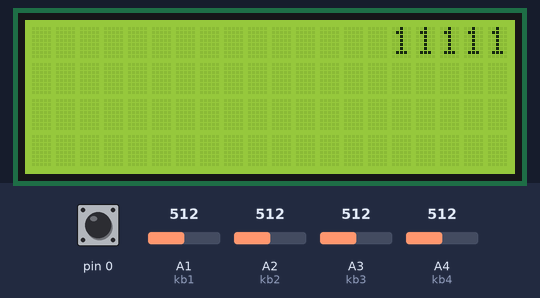
Recording of a sketch running on a simulated Arduino Uno, built with avr-gcc and run on an emulated ATmega328P. Parts: 20×4 character LCD. The inputs (shaded band) are chosen by the test bench; at power-on: A1 (kb1) = 512, pin 0 HIGH, A2 (kb2) = 512, A3 (kb3) = 512, A4 (kb4) = 512.

Above: at 5.3 s.
5.4 s: A1 (kb1) set to 716
At 5.66 s:
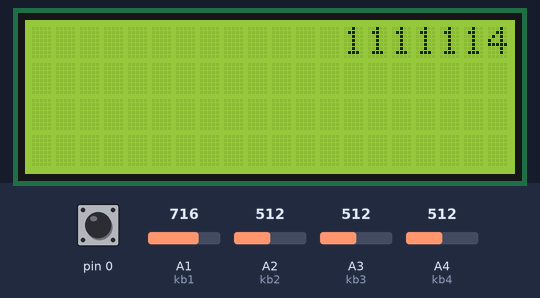
7.0 s: pin 0 pulled LOW for 3.2 s
At 7.7 s:
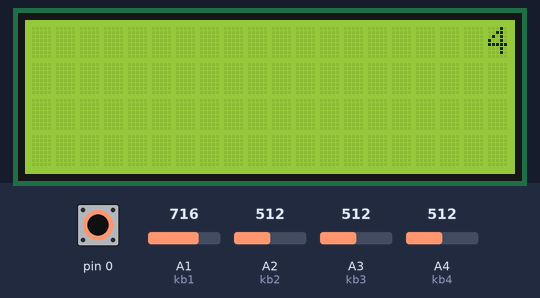
11.7 s: A1 (kb1) set to 970
At 12.04 s:
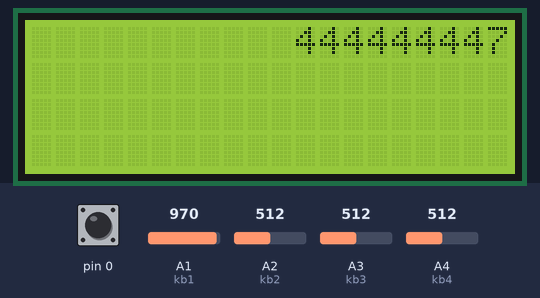
13.4 s: pin 0 pulled LOW for 0.3 s
At 13.88 s:
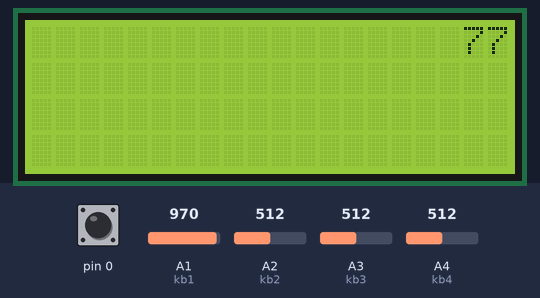
15.2 s: A1 (kb1) set to 950
At 15.47 s:
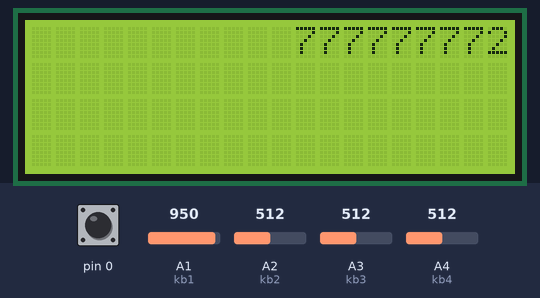
16.8 s: A2 (kb2) set to 716
At 17.11 s:
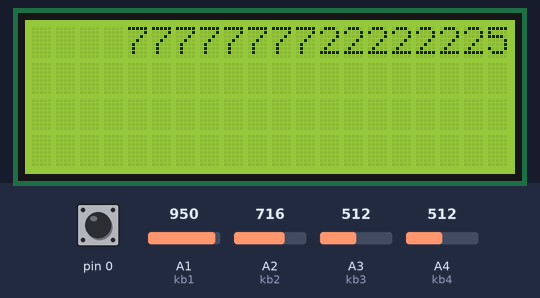
Timing chart, 0 to 19.4 s (numbered marks = the images above; inputs shaded):
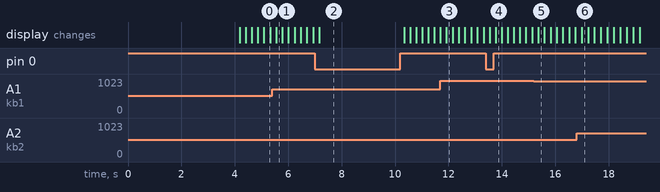

The sketch:

kalkulator.ino
```cpp
#include <Wire.h>
#include <LiquidCrystal_I2C.h>
#define BACKLIGHT_PIN 3


LiquidCrystal_I2C	lcd(0x27,2,1,0,4,5,6,7);

int kb1 = A1;
int kb2 = A2;
int kb3 = A3;
int kb4 = A4;
char *key;
boolean stan = false;
boolean final = false;
boolean start = true;
String num1, num2;
long wynik;
char *op;
int i;

byte newChar1[8] = {
  B11111,
  B11111,
  B11111,
  B11111,
  B11111,
  B11111,
  B11111,
  B11111
};

int v1, v2, v3, v4;

void setup() {

  pinMode(0, INPUT_PULLUP);
  lcd.begin (20,4);
  lcd.createChar(1, newChar1);
  lcd.setBacklightPin(BACKLIGHT_PIN,POSITIVE);
  lcd.setBacklight(HIGH);
  lcd.home ();
  lcd.setCursor(0,0);
  lcd.write(1);
  lcd.setCursor(1,0);
  lcd.print("Kalkulator Arduino");
  lcd.setCursor(19,0);
  lcd.write(1);
  for (i = 0;i<4; i++){
  lcd.setCursor(i,1);
  lcd.write(1);
  };
  lcd.setCursor(3,1);
  lcd.print("Zrobione przez");
  for (i = 17;i<20; i++){
  lcd.setCursor(i,1);
  lcd.write(1);
  };
  for (i = 0;i<20; i++){
  lcd.setCursor(i,2);
  lcd.write(1);
  };
  for (i = 0;i<5; i++){
  lcd.setCursor(i,3);
  lcd.write(1);
  };
  lcd.setCursor(4,3);
  lcd.print("ElektroMaras");
  for (i = 16;i<20; i++){
  lcd.setCursor(i,3);
  lcd.write(1);
  };

  delay(4000);
  lcd.clear();
  }

void loop() {

  v1 = analogRead(kb1);
  v2 = analogRead(kb2);
  v3 = analogRead(kb3);
  v4 = analogRead(kb4);

if(digitalRead(0) == LOW){
lcd.clear();
stan = false;
boolean next = false;
boolean final = false;
num1 = "";
num2 = "";
wynik = 0;
op = "";
}

if (v1 < 5 && v2 < 5 && v3 <5 && v4 < 5){
key = "nk";
};

  if (v4>100 && v4<300){
  key = "=";}; //S8

  if (v4>300 && v4<550){
  key = "-";}; //S7

  if (v4>550 && v4<800){
  key = "/";}; //S6

  if (v4>960){
  key = "*";}; //S5

  if (v3>100 && v3<300){
  key = "+";}; //S4

  if (v3>300 && v3<550){
  key = "3";}; //S3

  if (v3>550 && v3<800){
  key = "6";}; //S2

  if (v3>960){
  key = "9";}; //S1

  if (v2>100 && v2<300){
  key = ".";}; //S12

  if (v2>300 && v2<550){
  key = "2";}; //S11

  if (v2>550 && v2<800){
  key = "5";}; //S10

  if (v2>960){
  key = "8";};//S9

  if (v1>100 && v1<300){
  key = "0";}; //S16

  if (v1>300 && v1<550){
  key = "1";}; //S15

  if (v1>550 && v1<800){
  key = "4";}; //S14

  if (v1>960){
  key = "7";}; //S13

  if (num1 == 0){
  lcd.setCursor(19,0);
  lcd.print("0");

  };


  if (key != "nk" && (key=="1" || key=="2" || key=="3" || key=="4" || key=="5" || key=="6" || key=="7" || key=="8" || key=="9" || key=="0" || key ==".")){

    if (stan != true){

      num1 = num1 + key;
      int numLength = num1.length();
      lcd.setCursor(20 - numLength, 0);
      lcd.print(num1);
    }
    else {
      num2 = num2 + key;
      int numLength = num2.length();
      lcd.setCursor(20 - numLength, 1);
      lcd.print(num2);
      final = true;
    }
  }

  else if (stan == false && key != "nk" && (key == "/" || key == "*" || key == "-" || key == "+")){
    if (stan == false){
      stan = true;
      op = key;
      lcd.setCursor(0,1);
      lcd.print(op);
      lcd.setCursor(0,2);
      lcd.print("--------------------");
    }
  }

     else if (final == true && key != "nk" && key == "="){
    if (op == "+"){
      if (num1.toInt() + num2.toInt() < num1.toInt()){
      wynik = 2147483647;}
      else{
      wynik = num1.toInt() + num2.toInt();
    }}
    else if (op == "-"){
      if (num1.toInt() - num2.toInt() > num1.toInt()){
      wynik = 2147483647;}
      else{
      wynik = num1.toInt() - num2.toInt();
    }}
    else if (op == "*"){
      if (num1.toInt() > 2147483647 / num2.toInt()){wynik = 2147483647;}else{
      wynik = num1.toInt() * num2.toInt();}
    }
    else if (op == "/"){
     if (num1.toInt() / num2.toInt() < 0){wynik = 2147483647;}else{
      wynik = num1.toInt() / num2.toInt();}
    }
      char wynik_c[256];

      ltoa(wynik, wynik_c, 10);
      String wynik_s = String(wynik_c);
      int wynikl = wynik_s.length();
      if(wynik == 2147483647){
      lcd.setCursor(15,3);
      lcd.print("ERROR");
      }else{
      lcd.setCursor(20-wynikl,3);

      lcd.print(wynik);
      lcd.setCursor(0,3);
      lcd.print("=");
  };


  };


delay(220);}
```
